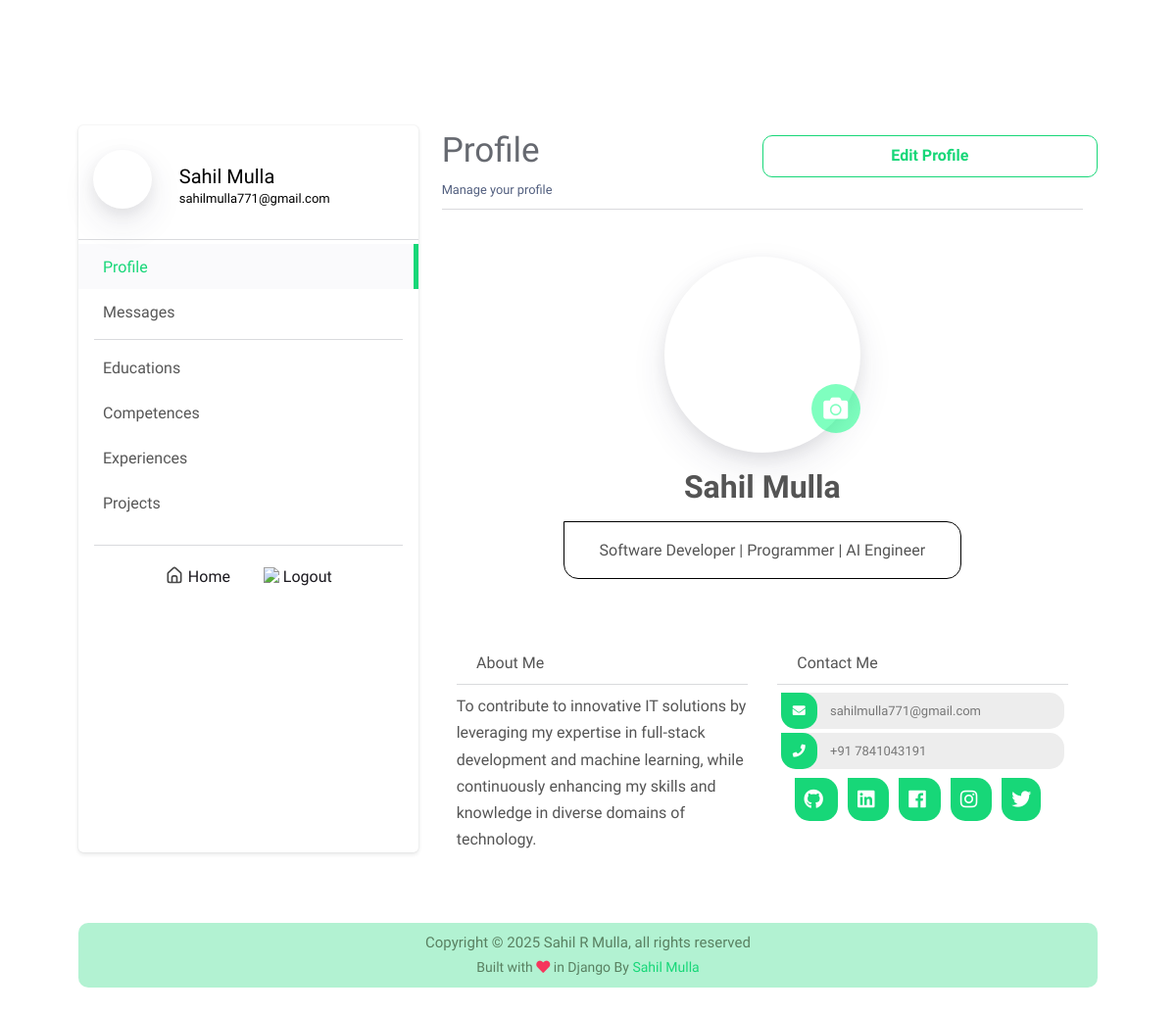
Screenshot of /dashboard/profile/ (signed in) with the database file from the repository.
### info/models.py (models this page shows, shortened)
class Information(models.Model):
    name_complete = models.CharField(max_length=50, blank=True, null=True)
    avatar = models.ImageField(upload_to="avatar/", blank=True, null=True)
    mini_about = models.TextField(blank=True, null=True)
    about = models.TextField(blank=True, null=True)
    born_date = models.DateField(blank=True, null=True)
    address = models.CharField(max_length=100, blank=True, null=True)
    phone = models.CharField(max_length=20, blank=True, null=True)
    email = models.EmailField(max_length=255, blank=True, null=True)
    cv = models.FileField(upload_to='cv', blank=True, null=True)
    github = models.URLField(blank=True, null=True)
    linkedin = models.URLField(blank=True, null=True)
    facebook = models.URLField(blank=True, null=True)
    twitter = models.URLField(blank=True, null=True)
    instagram = models.URLField(blank=True, null=True)

### dashboard/views.py (the view)
# urls.py: path('profile/', profile, name='profile'),
@login_required()
def profile(request):
    template_name = 'profile.html'
    context = {}
    profile = Information.objects.first()
    context.update({'profile_active': True, 'profile': profile})
    return render(request, template_name, context)

### dashboard/templates/profile.html (shortened to what this page needs)
{% extends 'dashboard.html' %}
{% load static %}
{% block style %} {{ block.super }}
<link type="text/css" href="{% static 'profile.css' %}" rel="stylesheet">
{% endblock style %}
{% block dashboardContent %}
<div class="row">
    <div class="col-6">
        <div class="dashboard-title">Profile</div>
        <small>Manage your profile</small>
    </div>
    <div class="col-6 edit-profile text-center mb-4 type="button" data-toggle="modal" data-target="#edit-profile-modal"">
        Edit Profile
    </div>
</div>
<hr class="mt-2">
<div class="container mt-5">
    <div class="row justify-content-center mb-5">
        <div class="col-12 text-center">
            <form id="profile-form" action="{% url 'dashboard:profile_edit' %}" method="post" enctype="multipart/form-data">
                <label for="profile-pic">
                    <div class="profile-pic shadow" style="background-image: url('{% if profile.avatar %}{{profile.avatar.url}}{% else %}{% static 'img/default-avatar.svg' %}{% endif %}')">
                        <i class="fa fa-camera change-pic" ></i>
                        <span>Change Image</span>
                    </div>
                </label>
            </form>
        </div>
        <div class="col-12 text-center">
            <p class="m-0 profile-name">{{profile.name_complete}}</p>
            <div class="row justify-content-center mt-2">
                <div class="col-lg-8">
                    <div class="profile-boi">
                        <p>{{profile.mini_about}}</p>
                    </div>
                </div>
            </div>
        </div>
    </div>
    <div class="row justify-content-center mt-6">
            <div class="col-lg-6 about-me">
                <p class="profile-title"><i class="ni ni-circle-08 mr-2"></i>About Me</p>
                <hr class="my-2">
                <p class="">{{profile.about}}</p>
            </div>
            <div class="col-lg-6 contact-me">
                <p class="profile-title"><i class="ni ni-chat-round mr-2"></i>Contact Me</p>
                <hr class="my-2">
                <a href="mailto:{{profile.email}}" class="social-media" target="_blank">
                    <div>
                        <i class="fas fa-envelope"></i>
                        {{profile.email}}
                    </div>
                </a>
                <a href="{{profile.phone}}" class="social-media" target="_blank">
                    <div>
                        <i class="fas fa-phone"></i>
                        {{profile.phone}}
                    </div>
                </a>
                <div class="text-center mt-3">
                    <a href="{{profile.github}}" class="social-media-inline" target="_blank">
                        <i class="fab fa-github"></i>
                    </a>
                    <a href="{{profile.linkedin}}" class="social-media-inline" target="_blank">
                        <i class="fab fa-linkedin"></i>
                    </a>
                    <a href="{{profile.facebook}}" class="social-media-inline" target="_blank">
                        <i class="fab fa-facebook"></i>
                    </a>
                    <a href="{{profile.instagram}}" class="social-media-inline" target="_blank">
                        <i class="fab fa-instagram"></i>
                    </a>
                    <a href="{{profile.twitter}}" class="social-media-inline" target="_blank">
                        <i class="fab fa-twitter"></i>
                    </a>
                </div>
            </div>
	</div>
</div>
{% endblock dashboardContent %}

### dashboard/templates/dashboard.html (shortened to what this page needs)
{% extends 'base.html' %}
{% load static %}
{% block style %}
    <link type="text/css" href="{% static 'dashboard.css' %}" rel="stylesheet">
{% endblock style %}
{% block body %}
<div class="container mt-lg-8">
    <div class="row">
        <div class="col-lg-4 sidebar p-0">
            <a href="{% url 'dashboard:dashboard' %}">
                <div class="row info {% if dashboard %}dashboard-active {% else %}info-unactive{% endif %}">
                    <div class="col-2 pic">
                        <div class="profile-pic shadow" style="background-image: url('{% if profile.avatar %}{{profile.avatar.url}}{% else %}{% static 'img/default-avatar.svg' %}{% endif %}')">
                        </div>
                    </div>
                    <div class="col-10 name">
                        <h5 class="full-name">{{profile.name_complete}}</h5>
                        <p class="email">{{profile.email}}</p>
                    </div>
                </div>
            <a/>
            <hr class="m-0 mb-1">
            <ul class="sidebar-list">
                <a href="{% url 'dashboard:profile' %}">
                    <li class="{% if profile_active %}link-active{% endif %}">
                        <i class="uil uil-user dashboard-icon"></i>
                        Profile
                    </li>
                </a>
                <a href="{% url 'dashboard:messages' %}">
                    <li class="{% if messages_active %}link-active{% endif %}">
                        <i class="uil uil-envelope-download dashboard-icon"></i>
                        Messages
                    </li>
                </a>
                <hr class="sidebar-line">
                <a href="{% url 'dashboard:education' %}">
                    <li>
                        <i class="uil uil-graduation-cap dashboard-icon"></i>
                        Educations
                    </li>
                </a>
                <a href="{% url 'dashboard:profile' %}">
                    <li>
                        <i class="uil uil-award dashboard-icon"></i>
                        Competences
                    </li>
                </a>
                <a href="{% url 'dashboard:profile' %}">
                    <li>
                        <i class="uil uil-spinner-alt dashboard-icon"></i>
                        Experiences
                    </li>
                </a>
                <a href="{% url 'dashboard:projects' %}">
                    <li class="{% if projects_active %}link-active{% endif %}">
                        <i class="uil uil-folder-open dashboard-icon"></i>
                        Projects
                    </li>
                </a>
            </ul>
            <hr class="sidebar-line">
            <div class="container text-center sidebar-footer">
                <a href="{% url 'homePage' %}">
                    <img class="svg-icon-home" src="{% static 'img/home-icon.svg' %}" width='20px'>
                    Home
                </a>
                <a href="{% url 'dashboard:logout' %}" id="logout">
                    <img class="svg-icon-logout" src="{% static 'img/logout-icon.svg' %}" width='20px'>
                    Logout
                </a>
            </div>
        </div>
        <div class="col-lg-8 dashboard-content pl-lg-4">
            {% block dashboardContent %}{% endblock dashboardContent %}
        </div>
    </div>
</div>
<div class="container dash-footer my-6 py-2">
    <div class="text-center">
        <p>Copyright © {% now "Y" %} Sahil R Mulla, all rights reserved</p>
        <p class="coder">Built with <i class="fa fa-heart text-danger"></i> in Django By <a href="https://github.com/SahilRM7">Sahil Mulla</a></p>
    </div>
</div>
{% endblock body %}

### portfolioz/static/app.css (style rules this page uses)
:root { --color: #d1d8e0; --scolor: #17D778; --bg-color: #1A181E; --secondary: #2c303a; }
html { scroll-behavior: smooth; }
body { font-family: 'Maven Pro', sans-serif !important; scroll-behavior: smooth; background-color: var(--bg-color); }
p { color: #fff ; }
hr { background-color: #d1d8e04d; }
.name { color: var(--color); transition: all 0.5s; font-size: 20px; font-weight: 500; }

### portfolioz/static/slider.css (style rules this page uses)
:root { --color: #d1d8e0; --color2: #d1d8e0da; --scolor: #17D778; --bg-color: #1A181E; --secondary: #2c303a; }

### portfolioz/static/dashboard.css (style rules this page uses)
:root { --color: #d1d8e0; --scolor: #17D778; --bg-color: #1A181E; --secondary: #2c303a; }
* { margin: 0; padding: 0; }
body { background-color: #fff; font-family: 'Maven Pro', sans-serif !important; scroll-behavior: smooth; background-color: #fff; }
.sidebar { padding-top: 15px; border: 0 solid rgba(0,0,0,.125); box-shadow: 0 0 2px 0 rgba(22,26,33,.1), 0 2px 4px 0 rgba(22,26,33,.1); border-radius: 5px; }
.sidebar .info * { color: #000; }
.sidebar .info { padding-top: 20px; padding-bottom: 20px; margin: 0; }
.sidebar .pic { padding-top: 5px; }
.sidebar .profile-pic { border-radius: 50%; height: 60px; width: 60px; background-size: cover; background-position: center; background-blend-mode: multiply; vertical-align: middle; text-align: center; color: transparent; transition: all .3s ease; text-decoration: none; position: relative; }
.sidebar .name { padding: 10px; padding-left: 45px; padding-top: 20px; }
.sidebar .name h5, p { padding: 0; margin: 0; }
.sidebar .name .full-name { font-weight: 500; line-height: 1.5rem; text-transform: capitalize; }
.sidebar .name .email { font-size: 13px; }
.sidebar-list { list-style: none; font-size: 1rem; font-weight: 400; line-height: 1.5rem; text-align: left; margin:0; padding:0; padding-bottom: 15px; }
.sidebar-list li { cursor: pointer; padding: 10px 20px; color: rgba(0, 0, 0, 0.664); }
.sidebar .sidebar-line { margin: 5px; margin-left: 16px; margin-right: 16px; }
.link-active { background-color: #fafafc; border-right: var(--scolor) solid 5px; color: #17D778 !important; }
.link-active i { color: #17D778; }
.dashboard-content .dashboard-title { font-size: 35px; margin-bottom: 0; padding-bottom: 0; color: #2c303ab9; }
.dash-footer { color: #598061; background-color: #17d77754; border-radius: 10px; margin-top: 30px; }
.dash-footer p { margin: 0px; color: #598061; font-size: 15px; }
.dash-footer .coder { font-size: 14px; }
.dash-footer a { color: var(--scolor); cursor: pointer; font-weight: 500; transition: all .5s; }
.sidebar-footer { margin-top: 10px; margin-bottom: 10px; padding: 10px; }
.sidebar-footer a { color: #1A181E; margin: 5px; padding: 15px 10px; transition: all .2s ease-in-out; }
.svg-icon-home, .svg-icon-logout { padding-bottom: 5px; }
.dashboard-icon { font-size: 23px; color: #2c303ac2; padding-right: 5px; }

### rows the page displays
Information: name_complete "Sahil Mulla", email "sahilmulla771@gmail.com", mini_about "Software Developer | Programmer | AI Engineer", about "To contribute to innovative IT solutions by leveraging my expertise in full-stack development and machine learning, while continuously enhancing my skills and knowledge in diverse domains of technology.", phone "+91 7841043191"
